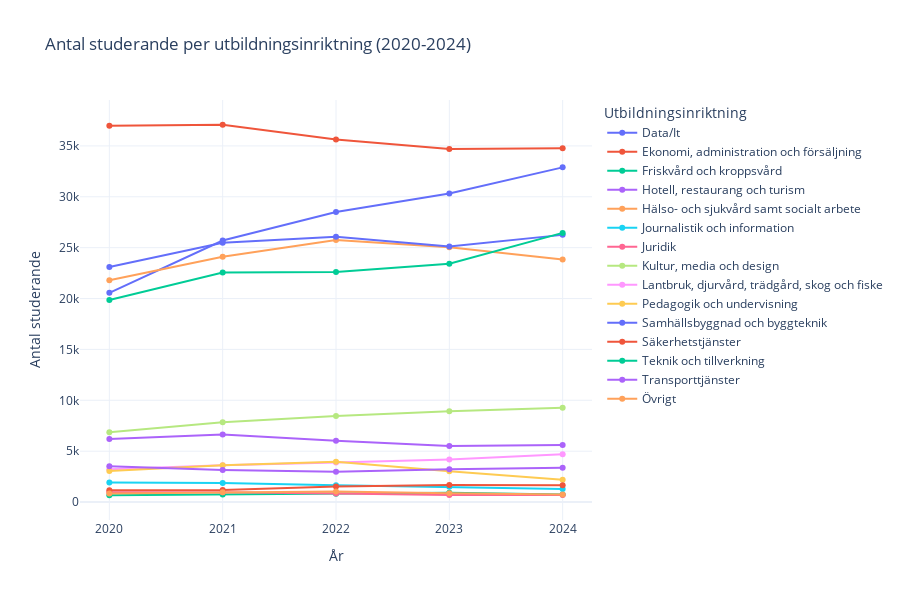

The code cell stored with this chart in its notebook:
### Code cell
import plotly.graph_objects as go

fig = go.Figure()
for utbildning in df_grouped['utbildningens inriktning']:
    fig.add_trace(go.Scatter(
        x=df_grouped.columns[1:],
        y=df_grouped[df_grouped['utbildningens inriktning'] == utbildning][years].values.flatten(),
        mode='lines+markers',
        name=utbildning
    ))

fig.update_layout(
    title="Antal studerande per utbildningsinriktning (2020-2024)",
    xaxis_title="År",
    yaxis_title="Antal studerande",
    legend_title="Utbildningsinriktning",
    template="plotly_white", 
    hovermode="x unified", 
    height=600
)
fig.show()

### Figure 1 — Plotly figure (JSON) as saved in the notebook; plotly's stock layout.template omitted (floating-point values rounded to 4 significant figures)
{"data": [{"mode": "lines+markers", "name": "Data/It", "type": "scatter", "x": ["2020", "2021", "2022", "2023", "2024"], "y": [20566, 25704, 28510, 30324, 32894]}, {"mode": "lines+markers", "name": "Ekonomi, administration och försäljning", "type": "scatter", "x": ["2020", "2021", "2022", "2023", "2024"], "y": [36982, 37080, 35636, 34708, 34760]}, {"mode": "lines+markers", "name": "Friskvård och kroppsvård", "type": "scatter", "x": ["2020", "2021", "2022", "2023", "2024"], "y": [670, 744, 816, 920, 732]}, {"mode": "lines+markers", "name": "Hotell, restaurang och turism", "type": "scatter", "x": ["2020", "2021", "2022", "2023", "2024"], "y": [6188, 6628, 6014, 5506, 5600]}, {"mode": "lines+markers", "name": "Hälso- och sjukvård samt socialt arbete", "type": "scatter", "x": ["2020", "2021", "2022", "2023", "2024"], "y": [21808, 24104, 25760, 25042, 23832]}, {"mode": "lines+markers", "name": "Journalistik och information", "type": "scatter", "x": ["2020", "2021", "2022", "2023", "2024"], "y": [1934, 1872, 1646, 1504, 1292]}, {"mode": "lines+markers", "name": "Juridik", "type": "scatter", "x": ["2020", "2021", "2022", "2023", "2024"], "y": [968, 976, 832, 692, 692]}, {"mode": "lines+markers", "name": "Kultur, media och design", "type": "scatter", "x": ["2020", "2021", "2022", "2023", "2024"], "y": [6864, 7832, 8446, 8914, 9272]}, {"mode": "lines+markers", "name": "Lantbruk, djurvård, trädgård, skog och fiske", "type": "scatter", "x": ["2020", "2021", "2022", "2023", "2024"], "y": [3226, 3620, 3900, 4182, 4692]}, {"mode": "lines+markers", "name": "Pedagogik och undervisning", "type": "scatter", "x": ["2020", "2021", "2022", "2023", "2024"], "y": [3056, 3612, 3952, 3020, 2190]}, {"mode": "lines+markers", "name": "Samhällsbyggnad och byggteknik", "type": "scatter", "x": ["2020", "2021", "2022", "2023", "2024"], "y": [23094, 25488, 26076, 25122, 26258]}, {"mode": "lines+markers", "name": "Säkerhetstjänster", "type": "scatter", "x": ["2020", "2021", "2022", "2023", "2024"], "y": [1158, 1188, 1526, 1666, 1660]}, {"mode": "lines+markers", "name": "Teknik och tillverkning", "type": "scatter", "x": ["2020", "2021", "2022", "2023", "2024"], "y": [19862, 22558, 22618, 23418, 26452]}, {"mode": "lines+markers", "name": "Transporttjänster", "type": "scatter", "x": ["2020", "2021", "2022", "2023", "2024"], "y": [3514, 3146, 2980, 3236, 3382]}, {"mode": "lines+markers", "name": "Övrigt", "type": "scatter", "x": ["2020", "2021", "2022", "2023", "2024"], "y": [852, 954, 1030, 866, 742]}], "layout": {"height": 600, "hovermode": "x unified", "legend": {"title": {"text": "Utbildningsinriktning"}}, "title": {"text": "Antal studerande per utbildningsinriktning (2020-2024)"}, "xaxis": {"title": {"text": "År"}}, "yaxis": {"title": {"text": "Antal studerande"}}}}
